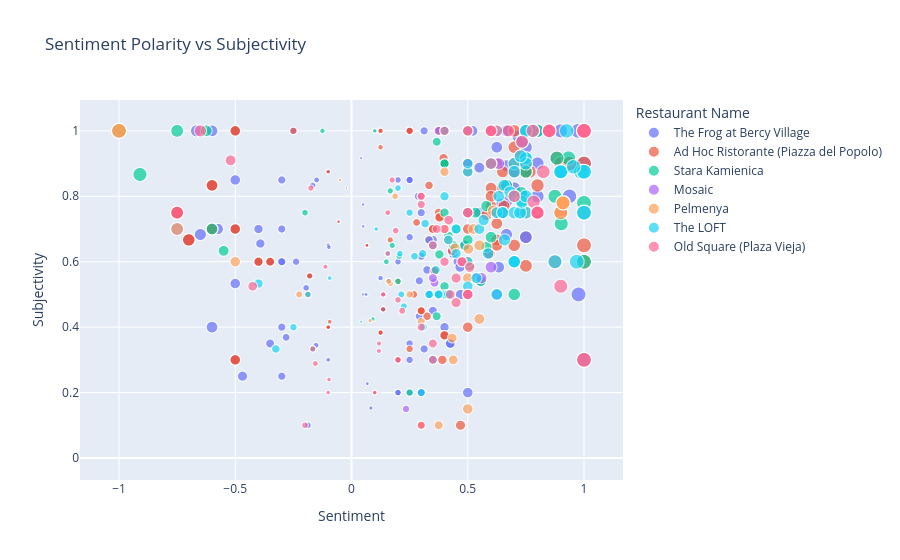

The cell this chart's notebook holds for it:
### Markdown cell above
Now lets color code by restaruant.

### Code cell
fig = px.scatter(df, x='calc_sentiment', y='subjectivity', 
                 hover_data=['Review Title'],
                 color='Restaurant Name',
                 size='abs_sentiment',
                 size_max = 15,
                 title='Sentiment Polarity vs Subjectivity',
                 hover_name = 'Restaurant Name',
                 labels={'sentiment': 'Sentiment Polarity', 'subjectivity': 'Subjectivity'})

fig.update_layout(xaxis_title = 'Sentiment', height=500)
fig.show()

### Figure 1 — Plotly figure (JSON) as saved in the notebook; plotly's stock layout.template omitted (floating-point values rounded to 4 significant figures; data arrays with more than 128 entries replaced by an {"elided": "..."} marker saying what was removed)
{"data": [{"customdata": {"elided": "512x1 str values"}, "hovertemplate": "<b>%{hovertext}</b><br><br>Restaurant Name=The Frog at Bercy Village<br>calc_sentiment=%{x}<br>Subjectivity=%{y}<br>abs_sentiment=%{marker.size}<br>Review Title=%{customdata[0]}<extra></extra>", "hovertext": {"elided": "512 str values"}, "legendgroup": "The Frog at Bercy Village", "marker": {"color": "#636efa", "size": {"elided": "512 float values"}, "sizemode": "area", "sizeref": 0.004444, "symbol": "circle"}, "mode": "markers", "name": "The Frog at Bercy Village", "showlegend": true, "type": "scattergl", "x": {"elided": "512 float values"}, "xaxis": "x", "y": {"elided": "512 float values"}, "yaxis": "y"}, {"customdata": {"elided": "318x1 str values"}, "hovertemplate": "<b>%{hovertext}</b><br><br>Restaurant Name=Ad Hoc Ristorante (Piazza del Popolo)<br>calc_sentiment=%{x}<br>Subjectivity=%{y}<br>abs_sentiment=%{marker.size}<br>Review Title=%{customdata[0]}<extra></extra>", "hovertext": {"elided": "318 str values"}, "legendgroup": "Ad Hoc Ristorante (Piazza del Popolo)", "marker": {"color": "#EF553B", "size": {"elided": "318 float values"}, "sizemode": "area", "sizeref": 0.004444, "symbol": "circle"}, "mode": "markers", "name": "Ad Hoc Ristorante (Piazza del Popolo)", "showlegend": true, "type": "scattergl", "x": {"elided": "318 float values"}, "xaxis": "x", "y": {"elided": "318 float values"}, "yaxis": "y"}, {"customdata": {"elided": "135x1 str values"}, "hovertemplate": "<b>%{hovertext}</b><br><br>Restaurant Name=Stara Kamienica<br>calc_sentiment=%{x}<br>Subjectivity=%{y}<br>abs_sentiment=%{marker.size}<br>Review Title=%{customdata[0]}<extra></extra>", "hovertext": {"elided": "135 str values"}, "legendgroup": "Stara Kamienica", "marker": {"color": "#00cc96", "size": {"elided": "135 float values"}, "sizemode": "area", "sizeref": 0.004444, "symbol": "circle"}, "mode": "markers", "name": "Stara Kamienica", "showlegend": true, "type": "scattergl", "x": {"elided": "135 float values"}, "xaxis": "x", "y": {"elided": "135 float values"}, "yaxis": "y"}, {"customdata": [["Wonderful breakfast!"], ["Exp @Crown plaza Rohini"], ["Good service and food!"], ["Yash Verma"], ["Big cheers to kishnandu"], ["It's very delicious"], ["Excellent"], ["Best Breakfast"], ["Breakfast"], ["Refreshing breakfast"], ["About the breakfast 🍞"], ["Great food and service, polite staff"], ["Good food and service"], ["Well done"], ["Ambience and hospitality"], ["Breakfast review."], ["Pleasant Experience"], ["Amazing Indian Breakfast"], ["Too good!"], ["Great experience as always"], ["Excellent Service"], ["Great breakfast"], ["The service is very amazing"], ["Excellent Restaurant"], ["Gréât service"], ["Amazing"], ["Excellent service"], ["Diner and breakfast with my colleagues"], ["Diner"], ["Dinner Feedback"], ["Excellente Breakfast"], ["Amazing experience at Crown plaza"], ["Breakfast and dinner"], ["Great service...great people , good staff"], ["Super breakfast"], ["Crowne Plaza"], ["Outstanding Breakfast"], ["Amazing"], ["Good place"], ["Good fine dine buffet experience"], ["Amazing food and fantastic service"], ["A unique experience"], ["Family"], ["Amazing Breakfast"], ["Family"], ["Excellent brunch at Crown plaza rohini"], ["Excellent breakfast and stay."], ["Nice place"], ["Exquisite breakfast"], ["Awesome dinner"], ["Nice one"], ["Excellent dinner at Crown plaza Rohini"], ["Excelent ambience with great breakfast and service."], ["Sunday Brunch actually lot of fun !! Destination Mosaic it is"], ["Amazing hospitality"], ["Delicious Food at Mosaic, Crowne"], ["Great breakfast"], ["Yummy breakfast with a great mix of Indian and western style food. Service from Upender and Shiv was excellent!"], ["Start the day right !"], ["Overall so well"], ["Mosaic restaurant"], ["Amazing night"], ["Great team and great service"], ["Very good espérance."], ["Breakfast at Mosaic ⭐️⭐️⭐️⭐️⭐️⭐️"], ["Very good breakfast"], ["Perfect"], ["Superb experience in Mosaic, Crown Plaza, Rohini was fabulous and we enjoyed the day with family."], ["Amazing Experience"], ["Wonder full breakfast"], ["Memorable"], ["Great experience"], ["Perfect breakfast"], ["Great Quality Time"], ["Amazing dinner experience"], ["Great staff"], ["Mosaic breakfast"], ["The Spread and service was Awesome"], ["It was a great experience. Great food and great service"], ["Great service"], ["Superb awesome wonderful as always"]], "hovertemplate": "<b>%{hovertext}</b><br><br>Restaurant Name=Mosaic<br>calc_sentiment=%{x}<br>Subjectivity=%{y}<br>abs_sentiment=%{marker.size}<br>Review Title=%{customdata[0]}<extra></extra>", "hovertext": ["Mosaic", "Mosaic", "Mosaic", "Mosaic", "Mosaic", "Mosaic", "Mosaic", "Mosaic", "Mosaic", "Mosaic", "Mosaic", "Mosaic", "Mosaic", "Mosaic", "Mosaic", "Mosaic", "Mosaic", "Mosaic", "Mosaic", "Mosaic", "Mosaic", "Mosaic", "Mosaic", "Mosaic", "Mosaic", "Mosaic", "Mosaic", "Mosaic", "Mosaic", "Mosaic", "Mosaic", "Mosaic", "Mosaic", "Mosaic", "Mosaic", "Mosaic", "Mosaic", "Mosaic", "Mosaic", "Mosaic", "Mosaic", "Mosaic", "Mosaic", "Mosaic", "Mosaic", "Mosaic", "Mosaic", "Mosaic", "Mosaic", "Mosaic", "Mosaic", "Mosaic", "Mosaic", "Mosaic", "Mosaic", "Mosaic", "Mosaic", "Mosaic", "Mosaic", "Mosaic", "Mosaic", "Mosaic", "Mosaic", "Mosaic", "Mosaic", "Mosaic", "Mosaic", "Mosaic", "Mosaic", "Mosaic", "Mosaic", "Mosaic", "Mosaic", "Mosaic", "Mosaic", "Mosaic", "Mosaic", "Mosaic", "Mosaic", "Mosaic", "Mosaic"], "legendgroup": "Mosaic", "marker": {"color": "#ab63fa", "size": [1.0, 0.0, 0.875, 0.0, 0.0, 1.0, 1.0, 1.0, 0.0, 0.5, 0.0, 0.8, 0.7, 0.0, 0.0, 0.0, 0.7333, 0.6, 0.875, 0.8, 1.0, 0.8, 0.78, 1.0, 0.0, 0.6, 1.0, 0.0, 0.0, 0.0, 0.0, 0.6, 0.0, 0.75, 0.3333, 0.0, 0.5, 0.6, 0.7, 0.5583, 0.5, 0.375, 0.0, 0.6, 0.0, 1.0, 1.0, 0.6, 1.0, 1.0, 0.6, 1.0, 0.8, 0.2344, 0.6, 1.0, 0.8, 0.6, 0.3571, 0.0, 0.0, 0.6, 0.8, 0.91, 0.0, 0.91, 1.0, 0.6333, 0.6, 0.35, 0.5, 0.8, 1.0, 0.8, 0.6, 0.8, 0.0, 1.0, 0.8, 0.8, 1.0], "sizemode": "area", "sizeref": 0.004444, "symbol": "circle"}, "mode": "markers", "name": "Mosaic", "showlegend": true, "type": "scattergl", "x": [1.0, 0.0, 0.875, 0.0, 0.0, 1.0, 1.0, 1.0, 0.0, 0.5, 0.0, 0.8, 0.7, 0.0, 0.0, 0.0, 0.7333, 0.6, 0.875, 0.8, 1.0, 0.8, 0.78, 1.0, 0.0, 0.6, 1.0, 0.0, 0.0, 0.0, 0.0, 0.6, 0.0, 0.75, 0.3333, 0.0, 0.5, 0.6, 0.7, 0.5583, 0.5, 0.375, 0.0, 0.6, 0.0, 1.0, 1.0, 0.6, 1.0, 1.0, 0.6, 1.0, 0.8, 0.2344, 0.6, 1.0, 0.8, 0.6, 0.3571, 0.0, 0.0, 0.6, 0.8, 0.91, 0.0, 0.91, 1.0, 0.6333, 0.6, 0.35, 0.5, 0.8, 1.0, 0.8, 0.6, 0.8, 0.0, 1.0, 0.8, 0.8, 1.0], "xaxis": "x", "y": [1.0, 0.0, 0.6, 0.0, 0.1, 1.0, 1.0, 0.3, 0.0, 1.0, 0.0, 0.75, 0.6, 0.0, 0.0, 0.0, 0.9667, 0.9, 0.6, 0.75, 1.0, 0.75, 1.0, 1.0, 0.0, 0.9, 1.0, 0.0, 0.0, 0.0, 0.0, 0.9, 0.0, 0.675, 0.6667, 0.0, 0.875, 0.9, 0.6, 0.55, 0.9, 1.0, 0.0, 0.9, 0.0, 1.0, 1.0, 1.0, 1.0, 1.0, 1.0, 1.0, 0.75, 0.15, 0.9, 1.0, 0.75, 0.5833, 0.5357, 0.0, 0.0, 0.9, 0.75, 0.78, 0.0, 0.78, 1.0, 0.9, 0.9, 0.55, 1.0, 0.75, 1.0, 0.75, 0.9, 0.75, 0.0, 1.0, 0.75, 0.75, 1.0], "yaxis": "y"}, {"customdata": [["CHEAP BUT MEDIOCRE"], ["Poor service!"], ["Disappointing!"], ["I don’t recommend"], ["I was not allowed to speak!"], ["Not good as I expected"], ["Awful service"], ["Cheap food, cheaper taste."], ["Worst service ever"], ["Not recommend"], ["Simply delicious!"], ["Dumplings!"], ["Leisure"], ["Delicious dumplings!"], ["Many kinds of delicious dumplings"], ["Interesting fusion of different dumplings from various regions"], ["delicious and affordable"], ["pelmeni and wareniki at it's best!"], ["You don't have to like dumplings to enjoy eating here."], ["great place to taste dumplings"], ["Good pelmeni and very cheap"], ["The World is a Dumpling"], ["Dinner"], ["Good food , cheap place"], ["Good price for good food"], ["Utterly wonderful"], ["Great restaurant, well worth a visit"], ["Different kinds of tasty dough with meat"], ["Nice concept restaurant around dumplings"], ["Excellent traditional Russian pelmini, nice setting, friendly and helpful staff, good beer"], ["Absolutely super!"], ["Big choice of the national food like Russian pelmeny from different countries"], ["Best place to eat in SPB"], ["Wonderful restaurant!"], ["One of the favorite Russian dishes."], ["Great asian style Dim sum"], ["Great Place to Impresss"], ["Great atmosphere and great service!"], ["Global Dumpling selection"], ["Worth trying"], ["Very good."], ["Nice Mid-range retaurant"], ["Dumplings with good service"], ["Dumpling-tastic!"], ["Great mono cuisine experience"], ["Love these dumplings"], ["Delectable Dumplings!"], ["Interesting Find"], ["Simple dumplings for every taste"], ["Great place for dumpling lovers"], ["Good value for money!"], ["Good quality"], ["Lovely place"], ["High quality"], ["Great place and atmosphere"], ["Simply delicious !"], ["Good \"mono cuisine\" restaurant!  If you like Russian pelmeni, this is the place for you."], ["Pelmenya restaurant St Petersburg"], ["Great dumplings and ravioli!"], ["For \"pelmeni\" lovers"], ["Dumplings and beer"], ["delicious"], ["Excellent pelmenys around the world!"], ["Shouldn't be visited"], ["Well worth a visit to try these delicious Russian \"raviolis.\""], ["Pelmenya heaven!"], ["The perfect Russian dinner"], ["Great food and super friendly staff"], ["Delicious food I cozy place"], ["Russian dumplings are the best!!!"], ["Great food and atmosphere!"], ["Very good"], ["Very good mono choice"], ["Low prices high satisfaction"], ["Great food, good service and low prices"], ["Fast, friendly and delicious"], ["Good monocuisine concept"], ["Great dumplings"], ["Brilliant!"], ["Dough and Meat - is everything )))"], ["Unexpected delight"], ["Very good restaurant"], ["Very nice food"], ["Space for improvement"], ["TRADITIONAL FOOD WITH EXCELLENT RELATION QUALITY PRICE"], ["Deliciously filling!"], ["Dumpling Heaven"], ["Eat here with your kids after seeing the Faberge Museum"], ["Pelmeni bar"], ["Dumplings from all over the world"], ["Ate dumplings until I couldn't move"], ["Went twice!"], ["Best pelmeni I had"], ["Different and unique"], ["Good Food Good Customer Service"], ["Mono cuisine really worth to try!"], ["Damn good dumplings that won't break the bank"], ["A Dumpling Journey Around the World"], ["Dumplings from all over the world!"], ["Excellent place, service, price."]], "hovertemplate": "<b>%{hovertext}</b><br><br>Restaurant Name=Pelmenya<br>calc_sentiment=%{x}<br>Subjectivity=%{y}<br>abs_sentiment=%{marker.size}<br>Review Title=%{customdata[0]}<extra></extra>", "hovertext": ["Pelmenya", "Pelmenya", "Pelmenya", "Pelmenya", "Pelmenya", "Pelmenya", "Pelmenya", "Pelmenya", "Pelmenya", "Pelmenya", "Pelmenya", "Pelmenya", "Pelmenya", "Pelmenya", "Pelmenya", "Pelmenya", "Pelmenya", "Pelmenya", "Pelmenya", "Pelmenya", "Pelmenya", "Pelmenya", "Pelmenya", "Pelmenya", "Pelmenya", "Pelmenya", "Pelmenya", "Pelmenya", "Pelmenya", "Pelmenya", "Pelmenya", "Pelmenya", "Pelmenya", "Pelmenya", "Pelmenya", "Pelmenya", "Pelmenya", "Pelmenya", "Pelmenya", "Pelmenya", "Pelmenya", "Pelmenya", "Pelmenya", "Pelmenya", "Pelmenya", "Pelmenya", "Pelmenya", "Pelmenya", "Pelmenya", "Pelmenya", "Pelmenya", "Pelmenya", "Pelmenya", "Pelmenya", "Pelmenya", "Pelmenya", "Pelmenya", "Pelmenya", "Pelmenya", "Pelmenya", "Pelmenya", "Pelmenya", "Pelmenya", "Pelmenya", "Pelmenya", "Pelmenya", "Pelmenya", "Pelmenya", "Pelmenya", "Pelmenya", "Pelmenya", "Pelmenya", "Pelmenya", "Pelmenya", "Pelmenya", "Pelmenya", "Pelmenya", "Pelmenya", "Pelmenya", "Pelmenya", "Pelmenya", "Pelmenya", "Pelmenya", "Pelmenya", "Pelmenya", "Pelmenya", "Pelmenya", "Pelmenya", "Pelmenya", "Pelmenya", "Pelmenya", "Pelmenya", "Pelmenya", "Pelmenya", "Pelmenya", "Pelmenya", "Pelmenya", "Pelmenya", "Pelmenya", "Pelmenya"], "legendgroup": "Pelmenya", "marker": {"color": "#FFA15A", "size": [0.05, 0.5, 0.75, 0.0, 0.0, 0.225, 1.0, 0.4, 1.0, 0.0, 1.0, 0.0, 0.0, 1.0, 0.75, 0.1667, 1.0, 1.0, 0.4, 0.8, 0.61, 0.0, 0.0, 0.55, 0.7, 1.0, 0.55, 0.0, 0.6, 0.4458, 0.4167, 0.0, 1.0, 1.0, 0.25, 0.3, 0.8, 0.9, 0.0, 0.3, 0.91, 0.6, 0.7, 0.0, 0.8, 0.5, 0.0, 0.5, 0.0, 0.8, 0.875, 0.7, 0.5, 0.16, 0.8, 1.0, 0.4375, 0.0, 1.0, 0.0, 0.0, 1.0, 1.0, 0.0, 0.4333, 0.0, 0.5, 0.5028, 0.4, 0.5, 1.0, 0.91, 0.91, 0.08, 0.5, 0.525, 0.7, 0.8, 1.0, 0.0, 0.1, 0.91, 0.78, 0.0, 0.5, 1.0, 0.0, 0.0, 0.0, 0.0, 0.0, 0.0, 1.0, 0.1875, 0.7, 0.375, 0.7, 0.0, 0.0, 1.0], "sizemode": "area", "sizeref": 0.004444, "symbol": "circle"}, "mode": "markers", "name": "Pelmenya", "showlegend": true, "type": "scattergl", "x": [-0.05, -0.5, -0.75, 0.0, 0.0, -0.225, -1.0, 0.4, -1.0, 0.0, 1.0, 0.0, 0.0, 1.0, 0.75, 0.1667, 1.0, 1.0, 0.4, 0.8, 0.61, 0.0, 0.0, 0.55, 0.7, 1.0, 0.55, 0.0, 0.6, 0.4458, 0.4167, 0.0, 1.0, 1.0, 0.25, 0.3, 0.8, 0.9, 0.0, 0.3, 0.91, 0.6, 0.7, 0.0, 0.8, 0.5, 0.0, 0.5, 0.0, 0.8, 0.875, 0.7, 0.5, 0.16, 0.8, 1.0, 0.4375, 0.0, 1.0, 0.0, 0.0, 1.0, 1.0, 0.0, 0.4333, 0.0, 0.5, 0.5028, 0.4, 0.5, 1.0, 0.91, 0.91, 0.08, 0.5, 0.525, 0.7, 0.8, 1.0, 0.0, 0.1, 0.91, 0.78, 0.0, 0.5, 1.0, 0.0, 0.0, 0.0, 0.0, 0.0, 0.0, 1.0, 0.1875, 0.7, 0.375, 0.7, 0.0, 0.0, 1.0], "xaxis": "x", "y": [0.85, 0.6, 0.7, 0.0, 0.0, 0.5, 1.0, 0.7, 1.0, 0.0, 1.0, 0.0, 0.0, 1.0, 0.75, 0.5333, 1.0, 0.3, 0.5, 0.75, 0.755, 0.0, 0.0, 0.65, 0.6, 1.0, 0.425, 0.6, 1.0, 0.6417, 0.6667, 0.2333, 0.3, 1.0, 0.5, 0.4167, 0.75, 0.75, 0.0, 0.1, 0.78, 1.0, 0.6, 0.0, 0.75, 0.6, 0.0, 0.5, 0.3571, 0.75, 0.6, 0.6, 0.75, 0.54, 0.75, 1.0, 0.3, 0.0, 0.75, 0.0, 0.0, 1.0, 1.0, 0.0, 0.3667, 0.0, 0.5, 0.6389, 0.875, 0.15, 0.75, 0.78, 0.78, 0.42, 0.55, 0.7, 0.6, 0.75, 1.0, 0.0, 1.0, 0.78, 1.0, 0.0, 0.875, 1.0, 0.0, 0.0, 0.0, 0.0, 0.0, 0.0, 0.3, 0.8, 0.6, 0.1, 0.6, 0.0, 0.0, 1.0], "yaxis": "y"}, {"customdata": {"elided": "210x1 str values"}, "hovertemplate": "<b>%{hovertext}</b><br><br>Restaurant Name=The LOFT<br>calc_sentiment=%{x}<br>Subjectivity=%{y}<br>abs_sentiment=%{marker.size}<br>Review Title=%{customdata[0]}<extra></extra>", "hovertext": {"elided": "210 str values"}, "legendgroup": "The LOFT", "marker": {"color": "#19d3f3", "size": {"elided": "210 float values"}, "sizemode": "area", "sizeref": 0.004444, "symbol": "circle"}, "mode": "markers", "name": "The LOFT", "showlegend": true, "type": "scattergl", "x": {"elided": "210 float values"}, "xaxis": "x", "y": {"elided": "210 float values"}, "yaxis": "y"}, {"customdata": {"elided": "146x1 str values"}, "hovertemplate": "<b>%{hovertext}</b><br><br>Restaurant Name=Old Square (Plaza Vieja)<br>calc_sentiment=%{x}<br>Subjectivity=%{y}<br>abs_sentiment=%{marker.size}<br>Review Title=%{customdata[0]}<extra></extra>", "hovertext": {"elided": "146 str values"}, "legendgroup": "Old Square (Plaza Vieja)", "marker": {"color": "#FF6692", "size": {"elided": "146 float values"}, "sizemode": "area", "sizeref": 0.004444, "symbol": "circle"}, "mode": "markers", "name": "Old Square (Plaza Vieja)", "showlegend": true, "type": "scattergl", "x": {"elided": "146 float values"}, "xaxis": "x", "y": {"elided": "146 float values"}, "yaxis": "y"}], "layout": {"autosize": true, "legend": {"itemsizing": "constant", "title": {"text": "Restaurant Name"}, "tracegroupgap": 0}, "title": {"text": "Sentiment Polarity vs Subjectivity"}, "xaxis": {"anchor": "y", "autorange": true, "domain": [0, 1], "range": [-1.179, 1.179], "title": {"text": "Sentiment"}, "type": "linear"}, "yaxis": {"anchor": "x", "autorange": true, "domain": [0, 1], "range": [-0.08155, 1.142], "title": {"text": "Subjectivity"}, "type": "linear"}}}
